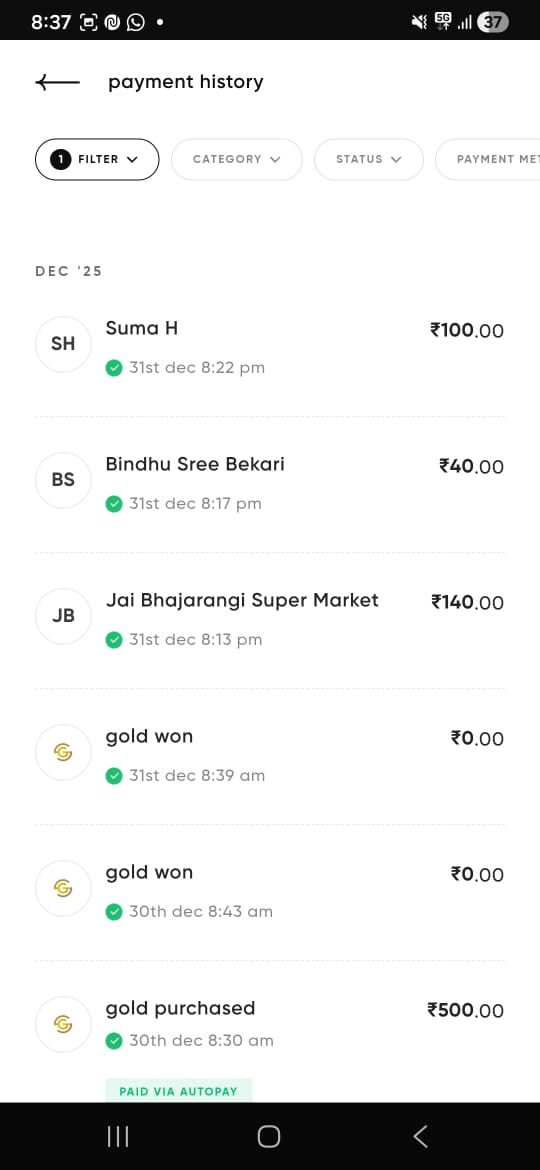
#> input picture backend/uploads/1767241590571-WhatsApp Image 2026-01-01 at 9.38.36 AM (1).jpeg, 540 x 1170 px
$ python item_detector.py '../../uploads/1767241590571-WhatsApp Image 2026-01-01 at 9.38.36 AM (1).jpeg'
#> lines starting #> are read from the running program, lines starting #| are printed output that depends on the picture; after the words box and inside, x2 and y2 are one past the last pixel; in counts of white or black regions, pixels touching at a corner belong together
#!/usr/bin/env python
"""
Item Detector & Segmenter
Detects and segments individual line items from receipt images
Uses contour detection + ML-based region validation
"""
import cv2
import numpy as np
from typing import List, Dict, Tuple
from PIL import Image


class ItemDetector:
    """
    Detects and extracts individual line items from receipt images
    """

    def __init__(self):
        self.min_item_height = 15  # Minimum pixel height for item region
        self.min_item_width = 50   # Minimum pixel width for item region
        self.line_overlap_threshold = 0.3  # Merge lines overlapping by this %

    def detect_item_regions(self, image_path: str) -> List[Dict]:
        """
        Detect bounding boxes for each line item in receipt
        Returns list of regions with coordinates and confidence
        """
        try:
            img = cv2.imread(image_path)
#> img is the input picture: shape (1170, 540, 3); mean B, G, R 228.8, 229.1, 228.6
            if img is None:
                raise ValueError(f"Could not read image: {image_path}")

            gray = cv2.cvtColor(img, cv2.COLOR_BGR2GRAY)

            # Apply thresholding to get binary image
            _, binary = cv2.threshold(gray, 150, 255, cv2.THRESH_BINARY_INV)
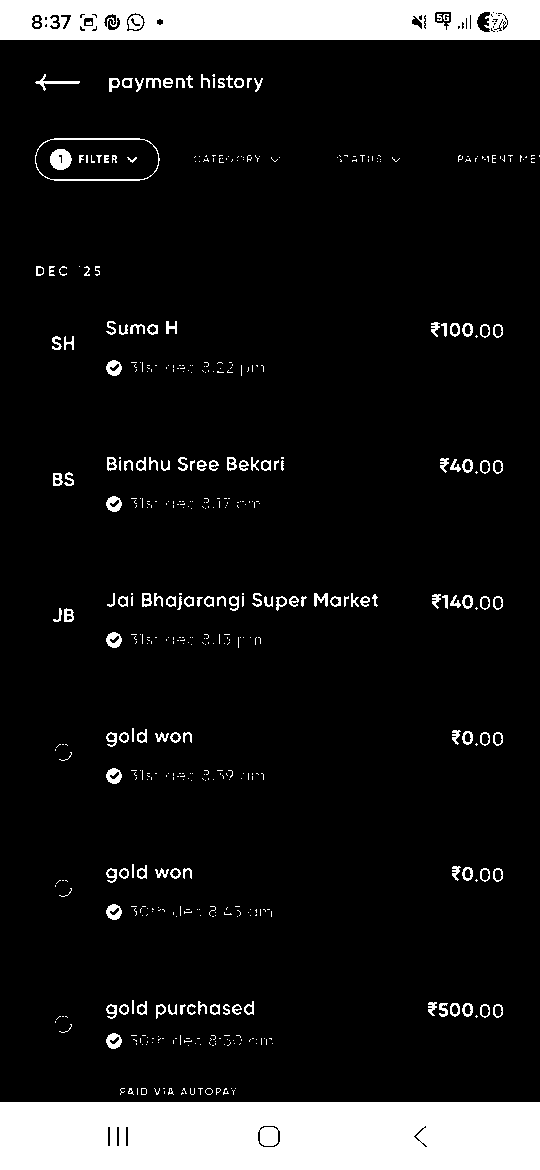
#> binary: shape (1170, 540); 10.8% white; 515 white regions (366 under 20 px), largest, box (x1, y1, x2, y2) and area: (0, 1102, 540, 1170) 36471, (0, 0, 540, 40) 20399, (35, 138, 160, 181) 488

            # Detect horizontal lines (items are typically on horizontal lines)
            horizontal_kernel = cv2.getStructuringElement(cv2.MORPH_RECT, (40, 1))
            horizontal_lines = cv2.morphologyEx(binary, cv2.MORPH_OPEN, horizontal_kernel)
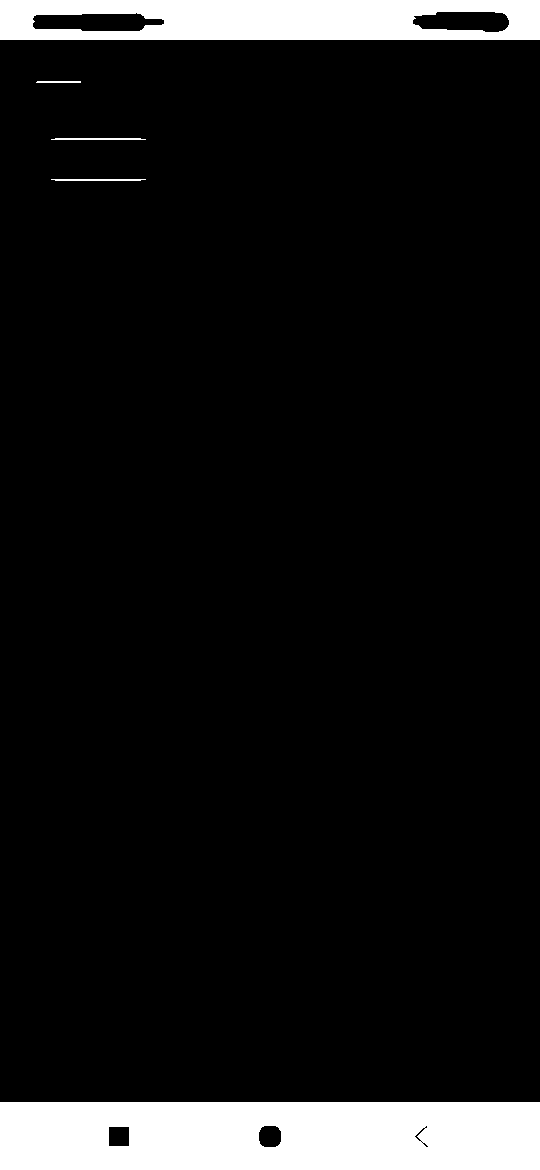
#> horizontal_lines: shape (1170, 540); 8.6% white; 5 white regions, box (x1, y1, x2, y2) and area: (0, 1102, 540, 1170) 35891, (0, 0, 540, 40) 18198, (51, 138, 146, 140) 181, (51, 179, 146, 181) 181, (36, 81, 81, 83) 89

            # Dilate to connect nearby regions
            kernel = cv2.getStructuringElement(cv2.MORPH_RECT, (1, 3))
            dilated = cv2.dilate(horizontal_lines, kernel, iterations=2)
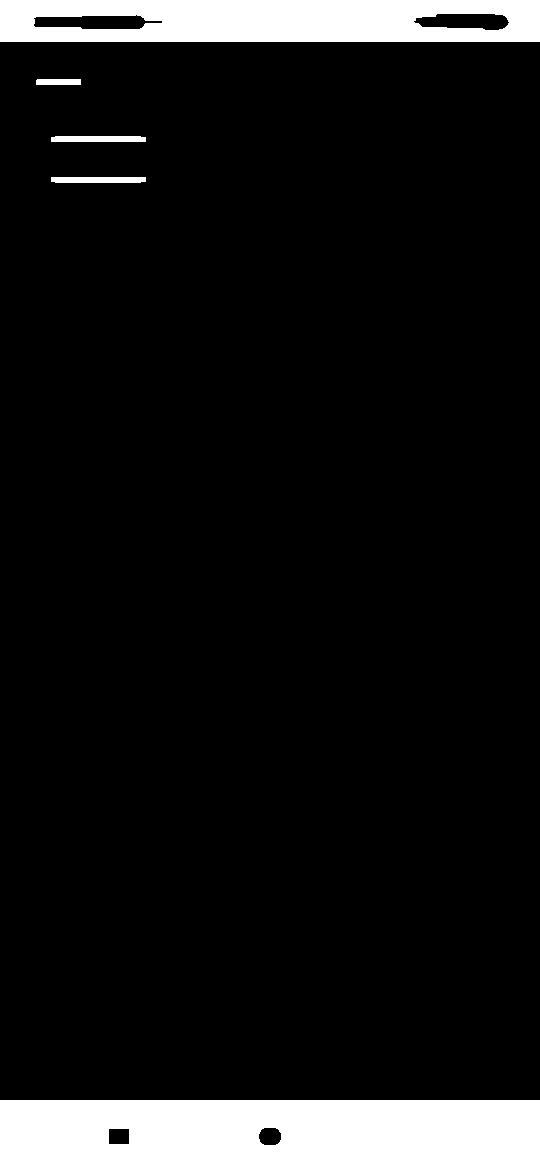
#> dilated: shape (1170, 540); 9.3% white; 5 white regions

            # Find contours
            contours, _ = cv2.findContours(dilated, cv2.RETR_EXTERNAL, cv2.CHAIN_APPROX_SIMPLE)
#> contours = 5 contours; box (x1, y1, x2, y2) and area: (0, 1100, 540, 1170) 37191, (0, 0, 540, 42) 22099, (51, 177, 146, 183) 462, (51, 136, 146, 142) 462, (36, 79, 81, 85) 220

            # Extract item regions
            regions = []
            for contour in contours:
                x, y, w, h = cv2.boundingRect(contour)

                # Filter by size
                if w < self.min_item_width or h < self.min_item_height:
                    continue

                # Add padding around item
                padding = 5
                x = max(0, x - padding)
                y = max(0, y - padding)
                w = min(img.shape[1] - x, w + 2 * padding)
                h = min(img.shape[0] - y, h + 2 * padding)

                regions.append({
                    "x": int(x),
                    "y": int(y),
                    "width": int(w),
                    "height": int(h),
                    "area": int(w * h),
                    "confidence": 0.85  # Contour detection confidence
                })
#> this loop made 5 passes
#> (x, y, w, h) on passes 2 to 4: (51, 177, 95, 6), (51, 136, 95, 6), (36, 79, 45, 6)
#> (contour, x, y, w, h, padding) on passes 1, 5: ([[0, 1100], [0, 1169], [539, 1169], [539, 1100]], 0, 1095, 540, 75, 5), ([[0, 0], [0, 41], [539, 41], [539, 0]], 0, 0, 540, 52, 5)
#> after the loop, regions = 2 items

            # Sort by Y coordinate (top to bottom)
            regions = sorted(regions, key=lambda r: r["y"])

            # Merge overlapping regions (same line items split across multiple contours)
            regions = self._merge_overlapping_regions(regions)

            return regions

        except Exception as e:
            raise RuntimeError(f"Item detection failed: {str(e)}")

    def _merge_overlapping_regions(self, regions: List[Dict]) -> List[Dict]:
        """
        Merge regions that overlap vertically (same line item)
        """
        if not regions:
            return regions

        merged = []
        current = regions[0].copy()
#> current = {'x': 0, 'y': 0, 'width': 540, 'height': 52, 'area': 28080, 'confidence': 0.85}

        for i in range(1, len(regions)):
            next_region = regions[i]

            # Check vertical overlap
            current_bottom = current["y"] + current["height"]
            next_top = next_region["y"]

            # If overlap is significant, merge
            if next_top < current_bottom * (1 + self.line_overlap_threshold):
                # Merge: expand bounding box
                x1 = min(current["x"], next_region["x"])
                y1 = min(current["y"], next_region["y"])
                x2 = max(current["x"] + current["width"], next_region["x"] + next_region["width"])
                y2 = max(current["y"] + current["height"], next_region["y"] + next_region["height"])

                current = {
                    "x": x1,
                    "y": y1,
                    "width": x2 - x1,
                    "height": y2 - y1,
                    "area": (x2 - x1) * (y2 - y1),
                    "confidence": min(current["confidence"], next_region["confidence"]) * 0.95
                }
            else:
                merged.append(current)
                current = next_region.copy()
#> this loop made 1 pass
#> (current_bottom, next_top) on pass 1: (52, 1095)
#> after the loop, merged = 1 item

        merged.append(current)
        return merged

    # [51 lines left out: functions extract_item_rois, validate_regions, not called in this run]


def main():
    """
    CLI: python item_detector.py <image_path> [--visualize]
    """
    import sys
    import json

    if len(sys.argv) < 2:
        print(json.dumps({"error": "No image path provided"}), file=sys.stderr)
        sys.exit(2)

    image_path = sys.argv[1]
    visualize = "--visualize" in sys.argv

    try:
        detector = ItemDetector()
        regions = detector.detect_item_regions(image_path)
#> regions = 2 items

        print(json.dumps({
            "success": True,
            "regions": regions,
            "total_items": len(regions)
        }))
#| {"success": true, "regions": [{"x": 0, "y": 0, "width": 540, "height": 52, "area": 28080, "confidence": 0.85}, {"x": 0, "y": 1095, "width": 540, "height": 75, "area": 40500, "confidence": 0.85}], "total_items": 2}

    except Exception as e:
        print(json.dumps({"error": str(e), "success": False}), file=sys.stderr)
        sys.exit(1)


if __name__ == '__main__':
    main()

$ run again, on backend/uploads/1767241590579-WhatsApp Image 2026-01-01 at 9.38.38 AM (1).jpeg
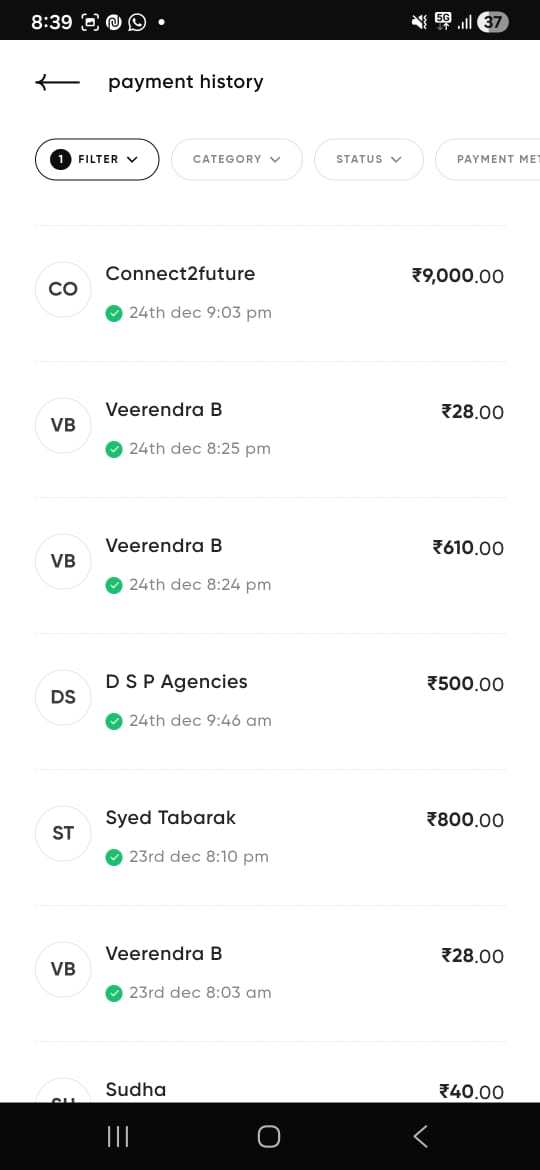
#> input picture backend/uploads/1767241590579-WhatsApp Image 2026-01-01 at 9.38.38 AM (1).jpeg, 540 x 1170 px
#> in detect_item_regions, img is the input picture: shape (1170, 540, 3); mean B, G, R 228.7, 228.9, 228.5
#> in detect_item_regions, `_, binary = cv2.threshold(gray, 150, 255, cv2.THRESH_BINARY_INV)`:
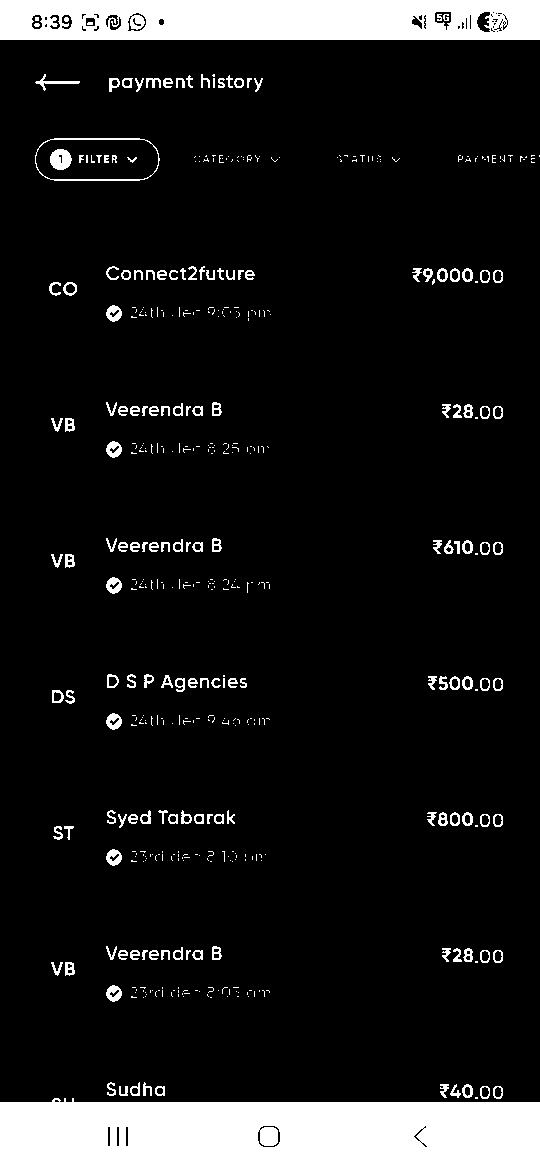
#> binary: shape (1170, 540); 10.9% white; 479 white regions (322 under 20 px), largest, box (x1, y1, x2, y2) and area: (0, 1098, 540, 1170) 36510, (0, 0, 540, 40) 20369, (35, 138, 160, 181) 488
#> horizontal_lines: shape (1170, 540); 8.6% white; 5 white regions, box (x1, y1, x2, y2) and area: (0, 1102, 540, 1170) 35892, (0, 0, 540, 40) 18179, (51, 138, 146, 140) 181, (51, 179, 146, 181) 181, (36, 81, 81, 83) 89
#> dilated: shape (1170, 540); 9.3% white; 5 white regions
#> contours = 5 contours; box (x1, y1, x2, y2) and area: (0, 1100, 540, 1170) 37191, (0, 0, 540, 42) 22099, (51, 177, 146, 183) 462, (51, 136, 146, 142) 462, (36, 79, 81, 85) 220
#> the loop in detect_item_regions, `for contour in contours:` made 5 passes
#> (x, y, w, h) on passes 2 to 4: (51, 177, 95, 6), (51, 136, 95, 6), (36, 79, 45, 6)
#> after the loop in detect_item_regions, `for contour in contours:`: regions = 2 items
#> in _merge_overlapping_regions, `current = regions[0].copy()`: current = {'x': 0, 'y': 0, 'width': 540, 'height': 52, 'area': 28080, 'confidence': 0.85}
#> the loop in _merge_overlapping_regions, `for i in range(1, len(regions)):` made 1 pass
#> (current_bottom, next_top) on pass 1: (52, 1095)
#> after the loop in _merge_overlapping_regions, `for i in range(1, len(regions)):`: merged = 1 item
#> in main, `regions = detector.detect_item_regions(image_path)`: regions = 2 items
#| {"success": true, "regions": [{"x": 0, "y": 0, "width": 540, "height": 52, "area": 28080, "confidence": 0.85}, {"x": 0, "y": 1095, "width": 540, "height": 75, "area": 40500, "confidence": 0.85}], "total_items": 2}

$ run again, on backend/uploads/1767241590581-WhatsApp Image 2026-01-01 at 9.38.39 AM (1).jpeg
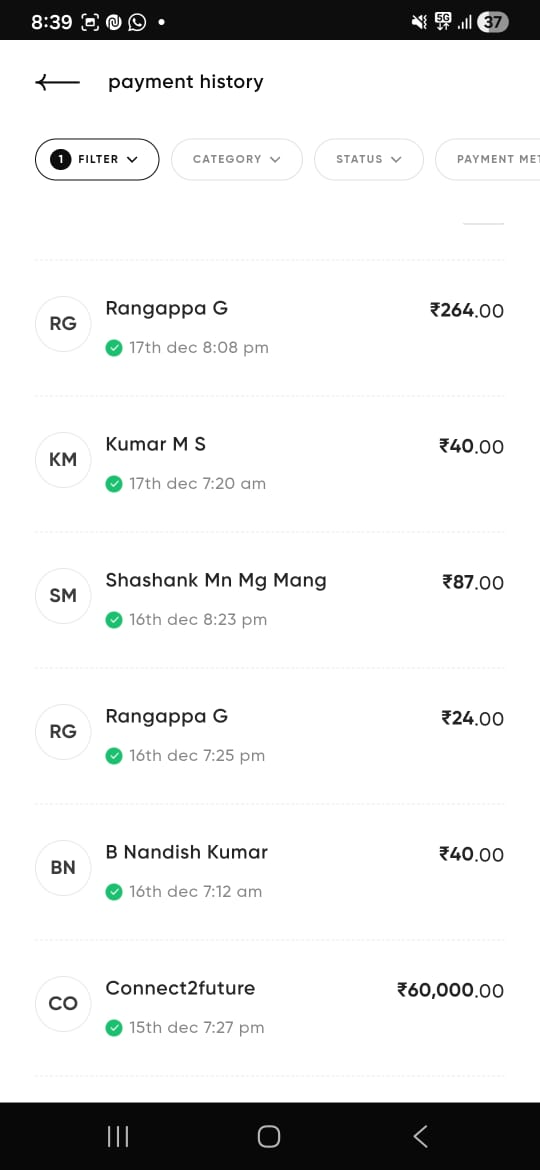
#> input picture backend/uploads/1767241590581-WhatsApp Image 2026-01-01 at 9.38.39 AM (1).jpeg, 540 x 1170 px
#> in detect_item_regions, img is the input picture: shape (1170, 540, 3); mean B, G, R 228.8, 229, 228.7
#> in detect_item_regions, `_, binary = cv2.threshold(gray, 150, 255, cv2.THRESH_BINARY_INV)`:
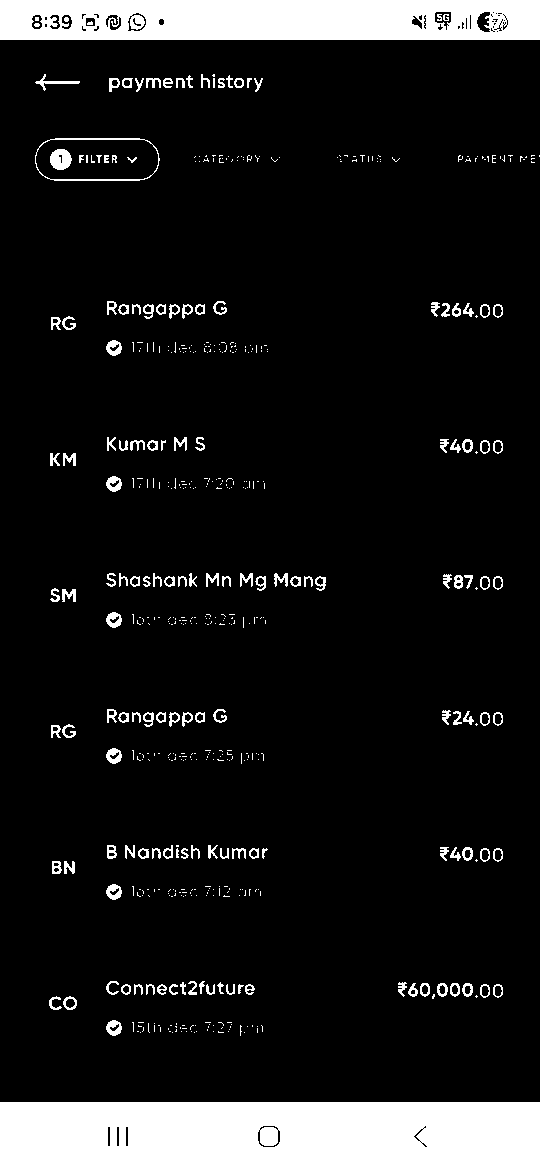
#> binary: shape (1170, 540); 10.9% white; 529 white regions (381 under 20 px), largest, box (x1, y1, x2, y2) and area: (0, 1102, 540, 1170) 36472, (0, 0, 540, 40) 20357, (35, 138, 160, 181) 488
#> horizontal_lines: shape (1170, 540); 8.6% white; 5 white regions, box (x1, y1, x2, y2) and area: (0, 1102, 540, 1170) 35892, (0, 0, 540, 40) 18172, (51, 179, 146, 181) 181, (51, 138, 146, 140) 180, (36, 81, 81, 83) 89
#> dilated: shape (1170, 540); 9.3% white; 5 white regions
#> contours = 5 contours; box (x1, y1, x2, y2) and area: (0, 1100, 540, 1170) 37191, (0, 0, 540, 42) 22099, (51, 177, 146, 183) 462, (51, 136, 146, 142) 461, (36, 79, 81, 85) 220
#> the loop in detect_item_regions, `for contour in contours:` made 5 passes
#> (x, y, w, h) on passes 2 to 4: (51, 177, 95, 6), (51, 136, 95, 6), (36, 79, 45, 6)
#> after the loop in detect_item_regions, `for contour in contours:`: regions = 2 items
#> in _merge_overlapping_regions, `current = regions[0].copy()`: current = {'x': 0, 'y': 0, 'width': 540, 'height': 52, 'area': 28080, 'confidence': 0.85}
#> the loop in _merge_overlapping_regions, `for i in range(1, len(regions)):` made 1 pass
#> (current_bottom, next_top) on pass 1: (52, 1095)
#> after the loop in _merge_overlapping_regions, `for i in range(1, len(regions)):`: merged = 1 item
#> in main, `regions = detector.detect_item_regions(image_path)`: regions = 2 items
#| {"success": true, "regions": [{"x": 0, "y": 0, "width": 540, "height": 52, "area": 28080, "confidence": 0.85}, {"x": 0, "y": 1095, "width": 540, "height": 75, "area": 40500, "confidence": 0.85}], "total_items": 2}
